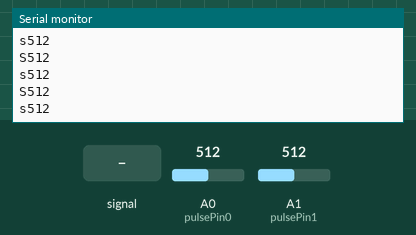
Recording of a sketch running on a simulated Arduino Uno, built with avr-gcc and run on an emulated ATmega328P. On the bench: the last lines printed to the serial monitor. The inputs (shaded band) are chosen by the test bench; at power-on: A0 (pulsePin0) = 512, A1 (pulsePin1) = 512.

Above: at 1.2 s.
1.3 s: A0 (pulsePin0) fed a 200 Hz sine of ±81 counts around its level
At 2.1 s:
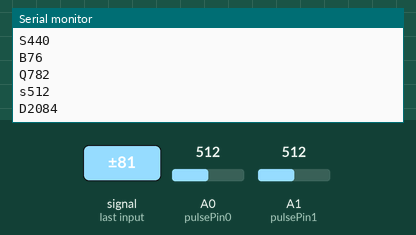
3.5 s: A1 (pulsePin1) fed a 200 Hz sine of ±81 counts around its level
At 4.4 s:
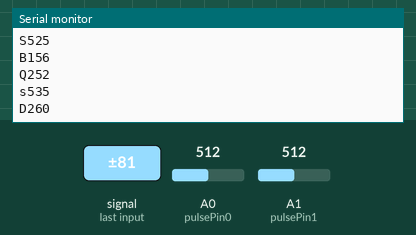
5.6 s: A0 (pulsePin0) set to 716
At 6.5 s:
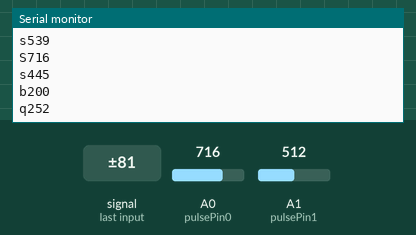
7.1 s: A1 (pulsePin1) set to 716
At 8.1 s:
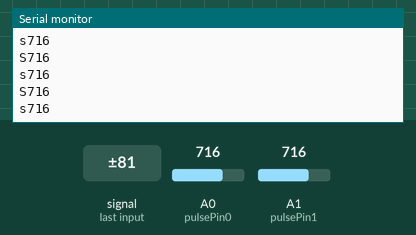
8.6 s: A0 (pulsePin0) fed a 1000 Hz sine of ±255 counts around its level
10.1 s: A1 (pulsePin1) fed a 1000 Hz sine of ±255 counts around its level
At 11.1 s:
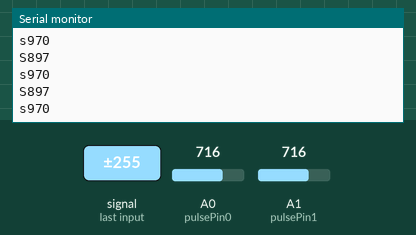
Timing chart, 0 to 12.6 s (numbered marks = the images above; inputs shaded):
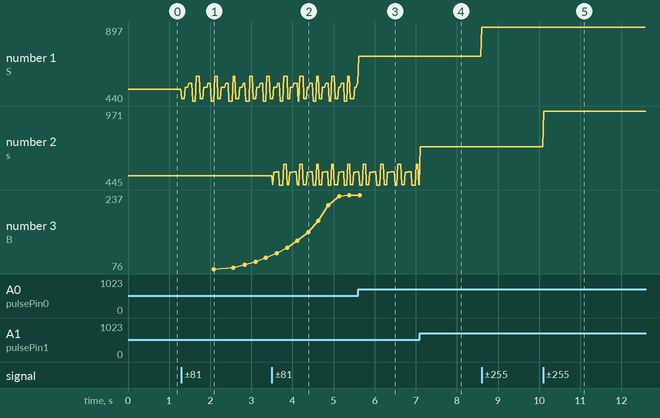

Measured:
- after the input at 1.3 s, the serial monitor: prints a new line at once (image 1)
- after the input at 3.5 s, the serial monitor: prints a new line at once (image 2)
- after the input at 5.6 s, the serial monitor: prints a new line at once (image 3)
- after the input at 7.1 s, the serial monitor: prints a new line at once (image 4)
- after the input at 10.1 s, the serial monitor: prints a new line at once (image 5)
- plotted number 1: 512 → 455 after the input at 1.3 s, 549 → 716 after the input at 5.6 s, 716 → 897 after the input at 8.6 s
- plotted number 2: 512 → 539 after the input at 3.5 s, 716 → 970 after the input at 10.1 s

The sketch:

MPSarduino_difftime.ino
```cpp
/*
>> Pulse Sensor Amped 1.1 <<
This code is for Pulse Sensor Amped by Joel Murphy and Yury Gitman
    www.pulsesensor.com
    >>> Pulse Sensor purple wire goes to Analog Pin 0 <<<
Pulse Sensor sample aquisition and processing happens in the background via Timer 2 interrupt. 2mS sample rate.
PWM on pins 3 and 11 will not work when using this code, because we are using Timer 2!
The following variables are automatically updated:
Signal :    int that holds the analog signal data straight from the sensor. updated every 2mS.
IBI  :      int that holds the time interval between beats. 2mS resolution.
BPM  :      int that holds the heart rate value, derived every beat, from averaging previous 10 IBI values.
QS  :       boolean that is made true whenever Pulse is found and BPM is updated. User must reset.
Pulse :     boolean that is true when a heartbeat is sensed then false in time with pin13 LED going out.

This code is designed with output serial data to Processing sketch "PulseSensorAmped_Processing-xx"
The Processing sketch is a simple data visualizer.
All the work to find the heartbeat and determine the heartrate happens in the code below.
Pin 13 LED will blink with heartbeat.
If you want to use pin 13 for something else, adjust the interrupt handler
It will also fade an LED on pin fadePin with every beat. Put an LED and series resistor from fadePin to GND.
Check here for detailed code walkthrough:
http://pulsesensor.myshopify.com/pages/pulse-sensor-amped-arduino-v1dot1

Code Version 02 by Joel Murphy & Yury Gitman  Fall 2012
This update changes the HRV variable name to IBI, which stands for Inter-Beat Interval, for clarity.
Switched the interrupt to Timer2.  500Hz sample rate, 2mS resolution IBI value.
Fade LED pin moved to pin 5 (use of Timer2 disables PWM on pins 3 & 11).
Tidied up inefficiencies since the last version.

UPDATED BY EMMANUEL LIM
NOVEMBER 2013
Added support for 2 simultaneous measurements & transmissions
*/

//  VARIABLES
int pulsePin0 = 0;                 // Pulse Sensor purple wire connected to analog pin 0
int pulsePin1 = 1;                 // Pulse Sensor purple wire connected to analog pin 1

// these variables are volatile because they are used during the interrupt service routine!
volatile int BPM[2];                     // used to hold the pulse rate
volatile int Signal[2];            // holds the incoming raw data
volatile int IBI[2] = {600,600};           // holds the time between beats, the Inter-Beat Interval
volatile boolean Pulse[2] = {false,false}; // true when pulse wave is high, false when it's low
volatile boolean QS[2] = {false,false};   // becomes true when Arduino finds a beat

volatile bool DF = false;     // becomes f
volatile int DIFF = 0;        // holds the difference in ms between the two pulses


void setup(){
  Serial.begin(115200);             // we agree to talk fast!
  interruptSetup();                 // sets up to read Pulse Sensor signal(s) every 2mS
   // UN-COMMENT THE NEXT LINE IF YOU ARE POWERING The Pulse Sensor AT LOW VOLTAGE,
   // AND APPLY THAT VOLTAGE TO THE A-REF PIN
   //analogReference(EXTERNAL);
}


void loop(){
  sendDataToProcessing('S', Signal[0]);     // send Processing the raw Pulse Sensor data
  if (QS[0] == true){                       // Quantified Self flag is true when arduino finds a heartbeat
        sendDataToProcessing('B',BPM[0]);   // send heart rate with a 'B' prefix
        sendDataToProcessing('Q',IBI[0]);   // send time between beats with a 'Q' prefix
        QS[0] = false;                      // reset the Quantified Self flag for next time
  }
  sendDataToProcessing('s', Signal[1]);     // second sensor datapoint prefixed by lower case letters
  if (QS[1] == true){                       // Quantified Self flag is true when arduino finds a heartbeat
      sendDataToProcessing('b',BPM[1]);   // send heart rate with a 'B' prefix
      sendDataToProcessing('q',IBI[1]);   // send time between beats with a 'Q' prefix
      QS[1] = false;                      // reset the Quantified Self flag for next time
  }
  if (DF == true) {
      sendDataToProcessing('D',DIFF);
      DF = false;
  }
  delay(20);                             //  take a break
}

void sendDataToProcessing(char symbol, int data ){
    Serial.print(symbol);                // symbol prefix tells Processing what type of data is coming
    Serial.println(data);                // the data to send culminating in a carriage return
}
```

Interrupt.ino
```cpp
volatile int rate[2][10];                            // used to hold last ten IBI values
volatile unsigned long sampleCounter[2] = {0,0};         // used to determine pulse timing
volatile unsigned long lastBeatTime[2] = {0,0};    // used to find the inter beat interval
volatile int P[2] = {512,512};                     // used to find peak in pulse wave
volatile int T[2] = {512,512};                     // used to find trough in pulse wave
volatile int thresh[2] = {512,512};               // used to find instant moment of heart beat
volatile int amp[2] = {100,100};                   // used to hold amplitude of pulse waveform
volatile boolean firstBeat[2] = {true,true};       // used to seed rate array so we startup with reasonable BPM
volatile boolean secondBeat[2] = {true,true};      // used to seed rate array so we startup with reasonable BPM
volatile int N[2]= {0,0};
volatile word  runningTotal[2]= {0,0};

void interruptSetup(){
  // Initializes Timer2 to throw an interrupt every 2mS.
  TCCR2A = 0x02;     // DISABLE PWM ON DIGITAL PINS 3 AND 11, AND GO INTO CTC MODE
  TCCR2B = 0x06;     // DON'T FORCE COMPARE, 256 PRESCALER
  OCR2A = 0X7C;      // SET THE TOP OF THE COUNT TO 124 FOR 500Hz SAMPLE RATE
  TIMSK2 = 0x02;     // ENABLE INTERRUPT ON MATCH BETWEEN TIMER2 AND OCR2A
  sei();             // MAKE SURE GLOBAL INTERRUPTS ARE ENABLED
}


// THIS IS THE TIMER 2 INTERRUPT SERVICE ROUTINE.
// Timer 2 makes sure that we take a reading every 2 miliseconds
ISR(TIMER2_COMPA_vect){                         // triggered when Timer2 counts to 124
    cli();                                      // disable interrupts while we do this
    // read both sensors first before processing
    // to know we're reading at the same time
    Signal[0] = analogRead(pulsePin0);          // read the Pulse Sensor
    Signal[1] = analogRead(pulsePin1);

  for (int i=0;i<2;i++) {
    sampleCounter[i] += 2;                         // keep track of the time in mS with this variable
    N[i] = sampleCounter[i] - lastBeatTime[i];     // monitor the time since the last beat to avoid noise
    // find the peak and trough of the pulse waves
      if(Signal[i] < thresh[i] && N[i] > (IBI[i]/5)*3){       // avoid dichrotic noise by waiting 3/5 of last IBI
          if (Signal[i] < T[i]){                        // T is the trough
              T[i] = Signal[i];                         // keep track of lowest point in pulse wave
          }
      }

      if(Signal[i] > thresh[i] && Signal[i] > P[i]){ // thresh condition helps avoid noise
          P[i] = Signal[i];                          // P is the peak
      }                                              // keep track of highest point in pulse wave

    //  NOW IT'S TIME TO LOOK FOR THE HEART BEAT
    // signal surges up in value every time there is a pulse
    if (N[i] > 250){                                   // avoid high frequency noise - only calculate when enough time has passed
      if ( (Signal[i] > thresh[i]) && (Pulse[i] == false) && (N[i] > (IBI[i]/5)*3) ){
        Pulse[i] = true;                               // set the Pulse flag when we think there is a pulse
        IBI[i] = sampleCounter[i] - lastBeatTime[i];      // measure time between beats in mS
        lastBeatTime[i] = sampleCounter[i];               // keep track of time for next pulse

             if(firstBeat[i]){                         // if it's the first time we found a beat, if firstBeat == TRUE
                 firstBeat[i] = false;                 // clear firstBeat flag
                 continue;                             // IBI value is unreliable so move on
             }

             if(secondBeat[i]){                        // if this is the second beat, if secondBeat == TRUE
                secondBeat[i] = false;                 // clear secondBeat flag
                   for(int j=0; j<=9; j++){         // seed the running total to get a realistic BPM at startup
                        rate[i][j] = IBI[i];
                   }
             }

        // keep a running total of the last 10 IBI values
        runningTotal[i] = 0;                   // clear the runningTotal variable

        for(int j=0; j<=8; j++){                // shift data in the rate array
              rate[i][j] = rate[i][j+1];              // and drop the oldest IBI value
              runningTotal[i] += rate[i][j];          // add up the 9 oldest IBI values
        }

        rate[i][9] = IBI[i];                          // add the latest IBI to the rate array
        runningTotal[i] += rate[i][9];                // add the latest IBI to runningTotal
        runningTotal[i] /= 10;                     // average the last 10 IBI values
        BPM[i] = 60000/runningTotal[i];               // how many beats can fit into a minute? that's BPM!
        QS[i] = true;                              // set Quantified Self flag
        // QS FLAG IS NOT CLEARED INSIDE THIS ISR

        // calculate the time difference between the two pulses
        if (i==0) {
          DF = true;
          DIFF = (lastBeatTime[0] - lastBeatTime[1]);
        }


        }
    } // end search for heart beats

    // cyclic reset
    if (Signal[i] < thresh[i] && Pulse[i] == true){  // when the values are going down, the beat is over
        Pulse[i] = false;                         // reset the Pulse flag so we can do it again
        amp[i] = P[i] - T[i];                     // get amplitude of the pulse wave
        thresh[i] = amp[i]/2 + T[i];                    // set thresh at 50% of the amplitude
        P[i] = thresh[i];                            // reset these for next time
        T[i] = thresh[i];
    } // end cyclic reset

    // reset if no response
    if (N[i] > 2500){                             // if 2.5 seconds go by without a beat
        thresh[i] = 512;                          // set thresh default
        P[i] = 512;                               // set P default
        T[i] = 512;                               // set T default
        lastBeatTime[i] = sampleCounter[i];          // bring the lastBeatTime up to date
        firstBeat[i] = true;                      // set these to avoid noise
        secondBeat[i] = true;                     // when we get the heartbeat back
    } // end no response reset
  }
  sei();                                     // enable interrupts when youre done!
}// end isr
```
